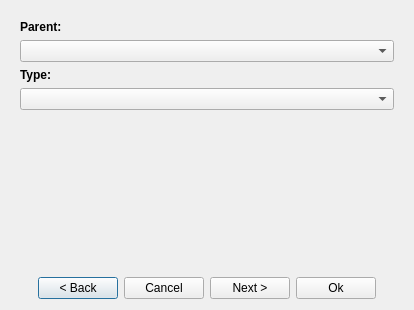
<?xml version="1.0" encoding="UTF-8"?>
<ui version="4.0">
 <class>AddDialog</class>
 <widget class="QDialog" name="AddDialog">
  <property name="geometry">
   <rect>
    <x>0</x>
    <y>0</y>
    <width>414</width>
    <height>310</height>
   </rect>
  </property>
  <property name="windowTitle">
   <string>Dialog</string>
  </property>
  <layout class="QVBoxLayout" name="verticalLayout_5">
   <item>
    <widget class="QStackedWidget" name="stackedWidget">
     <property name="currentIndex">
      <number>0</number>
     </property>
     <widget class="QWidget" name="addPage1">
      <layout class="QVBoxLayout" name="verticalLayout">
       <item>
        <widget class="QLabel" name="label_3">
         <property name="text">
          <string>&lt;html&gt;&lt;head/&gt;&lt;body&gt;&lt;p&gt;&lt;span style=&quot; font-weight:600;&quot;&gt;Parent:&lt;/span&gt;&lt;/p&gt;&lt;/body&gt;&lt;/html&gt;</string>
         </property>
        </widget>
       </item>
       <item>
        <widget class="MenuComboBox" name="parentComboBox"/>
       </item>
       <item>
        <widget class="QLabel" name="label_4">
         <property name="text">
          <string>&lt;html&gt;&lt;head/&gt;&lt;body&gt;&lt;p&gt;&lt;span style=&quot; font-weight:600;&quot;&gt;Type:&lt;/span&gt;&lt;/p&gt;&lt;/body&gt;&lt;/html&gt;</string>
         </property>
        </widget>
       </item>
       <item>
        <widget class="QComboBox" name="typeComboBox"/>
       </item>
       <item>
        <spacer name="verticalSpacer">
         <property name="orientation">
          <enum>Qt::Vertical</enum>
         </property>
         <property name="sizeHint" stdset="0">
          <size>
           <width>20</width>
           <height>159</height>
          </size>
         </property>
        </spacer>
       </item>
      </layout>
     </widget>
     <widget class="QWidget" name="addPage2">
      <layout class="QVBoxLayout" name="verticalLayout_4" stretch="0,1,0">
       <item>
        <layout class="QHBoxLayout" name="horizontalLayout_2" stretch="0,1">
         <item>
          <layout class="QVBoxLayout" name="verticalLayout_2">
           <item>
            <widget class="QLabel" name="label">
             <property name="text">
              <string>Parent:</string>
             </property>
            </widget>
           </item>
           <item>
            <widget class="QLabel" name="label_2">
             <property name="text">
              <string>Type:</string>
             </property>
            </widget>
           </item>
          </layout>
         </item>
         <item>
          <layout class="QVBoxLayout" name="verticalLayout_3" stretch="0,0">
           <item>
            <widget class="QLabel" name="parentLabel">
             <property name="text">
              <string>&lt;parent&gt;</string>
             </property>
            </widget>
           </item>
           <item>
            <widget class="QLabel" name="typeLabel">
             <property name="text">
              <string>&lt;type&gt;</string>
             </property>
            </widget>
           </item>
          </layout>
         </item>
        </layout>
       </item>
       <item>
        <widget class="EditorDelegate" name="widget" native="true"/>
       </item>
       <item>
        <spacer name="verticalSpacer_2">
         <property name="orientation">
          <enum>Qt::Vertical</enum>
         </property>
         <property name="sizeHint" stdset="0">
          <size>
           <width>20</width>
           <height>40</height>
          </size>
         </property>
        </spacer>
       </item>
      </layout>
     </widget>
    </widget>
   </item>
   <item>
    <layout class="QHBoxLayout" name="horizontalLayout">
     <item>
      <spacer name="horizontalSpacer">
       <property name="orientation">
        <enum>Qt::Horizontal</enum>
       </property>
       <property name="sizeHint" stdset="0">
        <size>
         <width>40</width>
         <height>20</height>
        </size>
       </property>
      </spacer>
     </item>
     <item>
      <widget class="QPushButton" name="backPushButton">
       <property name="text">
        <string>&lt; Back</string>
       </property>
      </widget>
     </item>
     <item>
      <widget class="QPushButton" name="cancelPushButton_2">
       <property name="text">
        <string>Cancel</string>
       </property>
      </widget>
     </item>
     <item>
      <widget class="QPushButton" name="nextPushButton">
       <property name="text">
        <string>Next &gt;</string>
       </property>
      </widget>
     </item>
     <item>
      <widget class="QPushButton" name="okPushButton">
       <property name="text">
        <string>Ok</string>
       </property>
      </widget>
     </item>
     <item>
      <spacer name="horizontalSpacer_2">
       <property name="orientation">
        <enum>Qt::Horizontal</enum>
       </property>
       <property name="sizeHint" stdset="0">
        <size>
         <width>40</width>
         <height>20</height>
        </size>
       </property>
      </spacer>
     </item>
    </layout>
   </item>
  </layout>
 </widget>
 <customwidgets>
  <customwidget>
   <class>MenuComboBox</class>
   <extends>QComboBox</extends>
   <header>menucombobox.h</header>
  </customwidget>
  <customwidget>
   <class>EditorDelegate</class>
   <extends>QWidget</extends>
   <header>editordelegate.h</header>
   <container>1</container>
  </customwidget>
 </customwidgets>
 <resources/>
 <connections/>
</ui>
